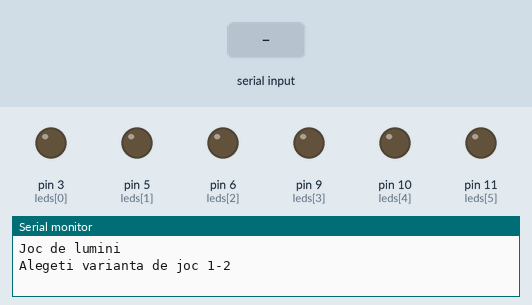
Simulated run of this sketch. Board: Arduino Uno, built with avr-gcc and run on an emulated ATmega328P. On the bench: output pins drawn as LEDs (lit = HIGH), the last lines printed to the serial monitor. Inputs (shaded band) come from the test bench.

Above: at 1.2 s.
1.3 s: "1\n" received over Serial
At 5.0 s:
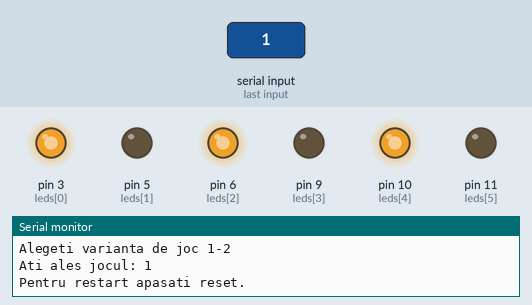
At 11.2 s:
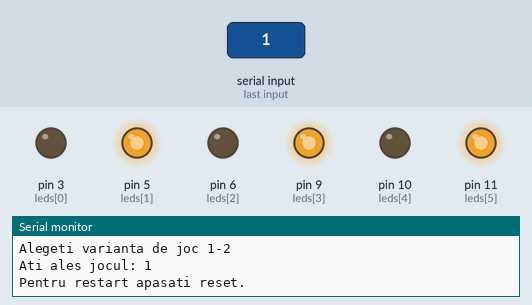
Timing chart, 0 to 19.3 s (numbered marks = the images above; inputs shaded):
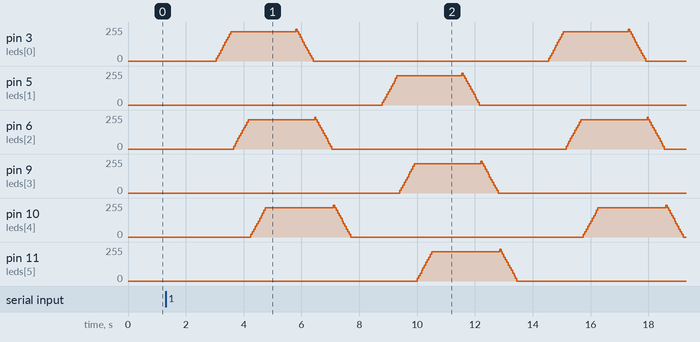

The sketch:

sketch_pwm.ino
```cpp
#include <util/delay.h>

int leds [] = {3, 5, 6, 9, 10, 11};

void setup() {
  for (int i = 0; i < 6; i++)
    pinMode(leds[i], OUTPUT);
  Serial.begin(9600);
}

void loop() {
  int alege = 0;
  Serial.println("Joc de lumini");
  Serial.println("Alegeti varianta de joc 1-2");
  while (alege < '1' || alege > '2' ) {
    alege = Serial.read();
    delay(1000);
  }
  alege = alege - 48;
  Serial.print("Ati ales jocul: ");
  Serial.print(alege, DEC);
  Serial.println();
  Serial.println("Pentru restart apasati reset.");
  switch (alege) {
    case 1:
      joc1();
    case 2:
      joc2();
  }
}

void joc1() {
 while (1) {
   for (int i = 0; i < 6; i+=2)
     for (int j = 0; j < 240; j+=20) {
       analogWrite(leds[i], j);
      _delay_ms(50);
     }
   _delay_ms(1000);
   for (int i = 0; i < 6; i+=2)
     for (int j = 240; j > -1; j-=20) {
       analogWrite(leds[i], j);
       _delay_ms(50);
     }
   _delay_ms(1000);
   for (int i = 1; i < 6; i+=2)
     for (int j = 0; j < 240; j+=20) {
       analogWrite(leds[i], j);
       _delay_ms(50);
     }
   _delay_ms(1000);
   for (int i = 1; i < 6; i+=2)
     for (int j = 240; j > -1; j-=20) {
       analogWrite(leds[i], j);
       _delay_ms(50);
     }
   _delay_ms(1000);
 }
}

void joc2() {
  while (1) {
    for (int i = 0; i < 6; i++ )
      for (int j = 0; j < 240; j += 20) {
        analogWrite(leds[i], j);
        _delay_ms(50);
      }
    _delay_ms(500);
    for (int i = 5; i > -1 ; i-- )
      for (int j = 240; j > -1; j -= 20) {
        analogWrite(leds[i], j);
        _delay_ms(50);
      }
    _delay_ms(500);
  }
}
```
